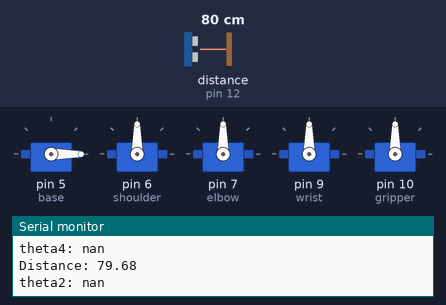
A sketch run on a simulated Arduino Uno, built with avr-gcc and run on an emulated ATmega328P. On the bench: 5 × servo, the last lines printed to the serial monitor. Wiring (inferred from the names in the program): ultrasonic range finder: trigger pin 11; echo pin 12. Inputs (shaded band) come from the test bench; at power-on: distance to the obstacle (sensor on pin 12) 80 cm. The echo pulse lasts 58.3 µs per cm.

Above: at 6.4 s.
6.5 s: distance to the obstacle (sensor on pin 12) set to 22 cm
At 7.76 s:
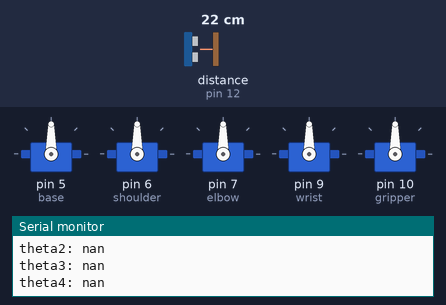
14.1 s: distance to the obstacle (sensor on pin 12) set to 19 cm
At 18.76 s:
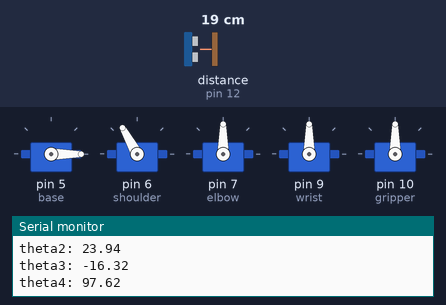
21.0 s: distance to the obstacle (sensor on pin 12) set to 2 cm
At 28.3 s:
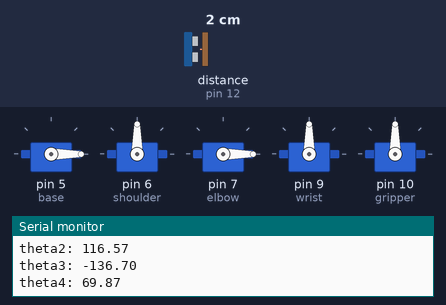
29.1 s: distance to the obstacle (sensor on pin 12) set to 9 cm
37.5 s: distance to the obstacle (sensor on pin 12) set to 18 cm
46.5 s: distance to the obstacle (sensor on pin 12) set to 4 cm
At 51.5 s:
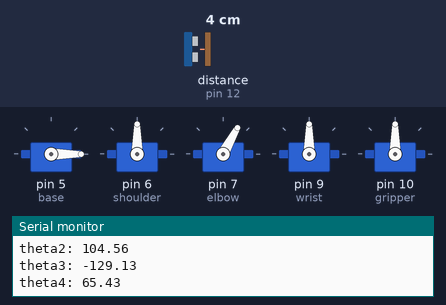
Timing chart, 0 to 53.9 s (numbered marks = the images above; inputs shaded):
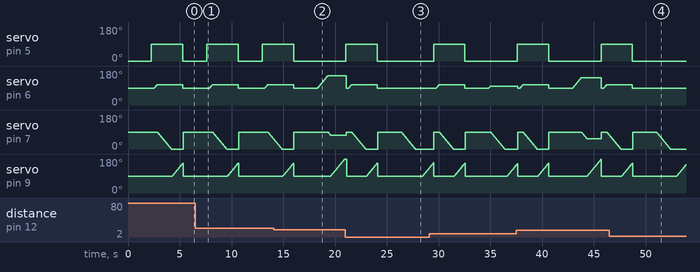

The sketch:

3DOF.ino
```cpp
#include<Servo.h>
Servo base;
Servo shoulder;
Servo elbow;
Servo wrist;
Servo gripper;

#define trig 11
#define echo 12

int pos0 ,pos1, pos2 , pos3 ,pos4 ,pos ;
const float L1=12;
const float L2=12.3;
const float base_rad=4.5;
const float y=6.5;
float distance,x,m,n,r;
float beta,phi,alpha,omega;
float theta1,theta2,theta3,theta4,theta5;
long duration;


void setup() {
  Serial.begin(9600);
 pinMode(trig, OUTPUT);
 pinMode(echo, INPUT);

  base.attach(5);
  shoulder.attach(6);
  elbow.attach(7);
  wrist.attach(9);
  gripper.attach(10);

}

void intial_position() {
  pos0 = 0;
  pos1 = 90;
  pos2 = 90;
  pos3 = 90;
  base.write(pos0);
  delay(15);
  shoulder.write(pos1);
  delay(15);
  elbow.write(pos2);
  delay(15);
  wrist.write(pos3);
  delay(15);
}

void final_position() {
  pos0 = 90;
  pos1 = 90;
  pos2 = 90;
  pos3 = 90;
  base.write(pos0);
  delay(15);
  shoulder.write(pos1);
  delay(15);
  elbow.write(pos2);
  delay(15);
  wrist.write(pos3);
  delay(15);
}


void loop() {

  intial_position();

  delay(200);


  //open the gripper

  /*theta5=90;
  gripper.write(theta5);*/

  //find distance between the base and the cube

  digitalWrite(trig, LOW);
  delayMicroseconds(2);
  digitalWrite(trig, HIGH);
  delayMicroseconds(10);
  digitalWrite(trig, LOW);
  duration= pulseIn(echo, HIGH);
  distance=(duration/2) * 0.0343;;
  Serial.print("Distance: ");
  Serial.println(distance);
  delay(500);


  //the kinematics and the calculation of angles

  x=distance+base_rad;
  m=sqrt(pow(x,2.0)+pow(y,2.0));
  r=(-pow(L2,2.0)+pow(L1,2.0)+pow(m,2.0))/(2*m);
  n=sqrt(pow(L1,2.0)-pow(r,2.0));

  phi=(atan(y/x))*180.0/PI;
  omega=(atan(x/y))*180.0/PI;
  beta=(atan(n/r))*180.0/PI;
  alpha=(atan(n/(m-r)))*180.0/PI;

  theta2=(phi+beta);
  theta3=-(alpha+beta);
  theta4=180-(alpha+omega);
  Serial.print("theta2: ");
  Serial.println(theta2);
  delay(500);

  Serial.print("theta3: ");
  Serial.println(theta3);
  delay(500);

  Serial.print("theta4: ");
  Serial.println(theta4);
  delay(500);

  theta2=180-(phi+beta);
  theta3=90-(alpha+beta);
  theta4=90+(180-(alpha+omega));

 //the movement of the motors to the cube

    for( pos = 90; pos <= theta2; pos += 1)
  {
    shoulder.write(pos);
    delay (15);
  }
 for( pos = 90; pos >= theta3; pos -= 1)
 {
    elbow.write(pos);
    delay (15);
 }
 for( pos = 90; pos <= theta4; pos += 1)
 {
    wrist.write(pos);
    delay (15);
 }

  //gripper hold the cube

    /*theta5=0;
    gripper.write(theta5);
    delay (15);*/

  final_position();

  delay(200);


  x=15; // distance between the base and the cup

  //repeat the kinematics for the new distance to the cup


  //the movement of the motors to the cup
  for( pos = 90; pos <= 108; pos += 1)  {
    shoulder.write(pos);
    delay (15);
  }
 for( pos = 90; pos >=-5; pos -= 1){
    elbow.write(pos);
    delay (15);
 }
 for( pos = 90; pos <= 157; pos += 1) {
    wrist.write(pos);
    delay (15);
 }
  //gripper put the cube in the cup
  /*theta5=90;
    gripper.write(theta5);
    delay (15);*/

  intial_position();
}
```

Measured:
- the behaviour switches between 20 and 19 cm on distance to the obstacle (sensor on pin 12) (found by bisection; images 1 and 2)
- after the input at 14.1 s, servo on pin 5 (base): goes on until 16.0 s, then stays 0°
- after the input at 21.0 s, servo on pin 6 (shoulder): goes on until 24.1 s, then stays 90°
- after the input at 46.5 s, servo on pin 6 (shoulder): goes on until 48.7 s, then stays 90°
